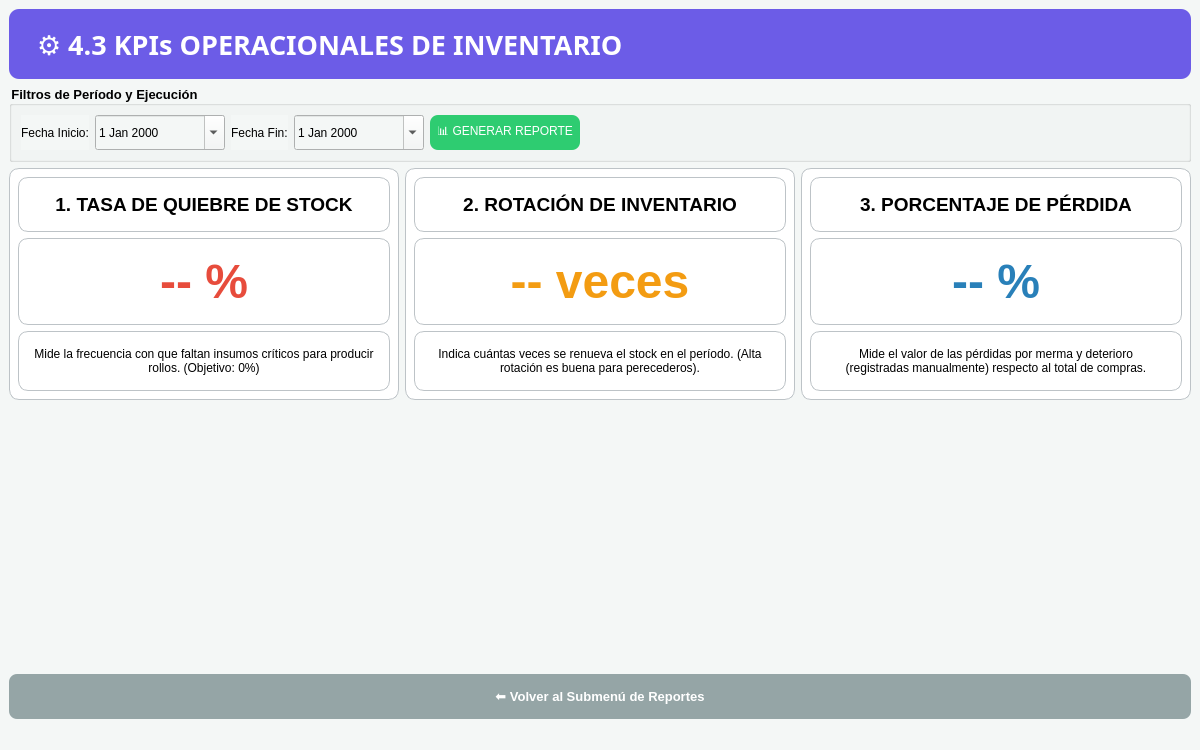
<?xml version="1.0" encoding="UTF-8"?>
<ui version="4.0">
 <class>MainWindow</class>
 <widget class="QMainWindow" name="MainWindow">
  <property name="geometry">
   <rect>
    <x>0</x>
    <y>0</y>
    <width>1200</width>
    <height>750</height>
   </rect>
  </property>
  <property name="windowTitle">
   <string>4.3 KPIs Operacionales de Inventario - Atai Sushi SIG</string>
  </property>
  <property name="styleSheet">
   <string notr="true">background-color: #f4f7f6;</string>
  </property>
  <widget class="QWidget" name="centralwidget">
   <layout class="QGridLayout" name="gridLayout_main">
    <item row="0" column="0" colspan="3">
     <widget class="QLabel" name="label_header">
      <property name="minimumSize">
       <size>
        <width>0</width>
        <height>70</height>
       </size>
      </property>
      <property name="font">
       <font>
        <family>Segoe UI Black</family>
        <pointsize>20</pointsize>
        <weight>75</weight>
        <bold>true</bold>
       </font>
      </property>
      <property name="styleSheet">
       <string notr="true">background-color: #6c5ce7; color: white; border-radius: 10px; padding-left: 20px;</string>
      </property>
      <property name="text">
       <string>⚙️ 4.3 KPIs OPERACIONALES DE INVENTARIO</string>
      </property>
     </widget>
    </item>
    <item row="1" column="0" colspan="3">
     <widget class="QGroupBox" name="groupBox_filtros">
      <property name="title">
       <string>Filtros de Período y Ejecución</string>
      </property>
      <property name="font">
       <font>
        <pointsize>10</pointsize>
        <weight>75</weight>
        <bold>true</bold>
       </font>
      </property>
      <layout class="QHBoxLayout" name="horizontalLayout">
       <item>
        <widget class="QLabel" name="label_desde">
         <property name="text">
          <string>Fecha Inicio:</string>
         </property>
        </widget>
       </item>
       <item>
        <widget class="QDateEdit" name="dateEdit_inicio">
         <property name="minimumSize">
          <size>
           <width>130</width>
           <height>35</height>
          </size>
         </property>
         <property name="calendarPopup">
          <bool>true</bool>
         </property>
        </widget>
       </item>
       <item>
        <widget class="QLabel" name="label_hasta">
         <property name="text">
          <string>Fecha Fin:</string>
         </property>
        </widget>
       </item>
       <item>
        <widget class="QDateEdit" name="dateEdit_fin">
         <property name="minimumSize">
          <size>
           <width>130</width>
           <height>35</height>
          </size>
         </property>
         <property name="calendarPopup">
          <bool>true</bool>
         </property>
        </widget>
       </item>
       <item>
        <widget class="QPushButton" name="boton_generar_reporte">
         <property name="minimumSize">
          <size>
           <width>150</width>
           <height>35</height>
          </size>
         </property>
         <property name="styleSheet">
          <string notr="true">background-color: #2ecc71; color: white; border-radius: 8px;</string>
         </property>
         <property name="text">
          <string>📊 GENERAR REPORTE</string>
         </property>
        </widget>
       </item>
       <item>
        <spacer name="horizontalSpacer">
         <property name="orientation">
          <enum>Qt::Horizontal</enum>
         </property>
         <property name="sizeHint" stdset="0">
          <size>
           <width>40</width>
           <height>20</height>
          </size>
         </property>
        </spacer>
       </item>
      </layout>
     </widget>
    </item>
    <item row="2" column="0">
     <widget class="QWidget" name="widget_kpi_quiebre" native="true">
      <property name="styleSheet">
       <string notr="true">background-color: white; border: 1px solid #bdc3c7; border-radius: 10px; padding: 15px;</string>
      </property>
      <layout class="QVBoxLayout" name="verticalLayout">
       <item>
        <widget class="QLabel" name="label_kpi_quiebre_titulo">
         <property name="font">
          <font>
           <pointsize>14</pointsize>
           <weight>75</weight>
           <bold>true</bold>
          </font>
         </property>
         <property name="text">
          <string>1. TASA DE QUIEBRE DE STOCK</string>
         </property>
         <property name="alignment">
          <set>Qt::AlignCenter</set>
         </property>
        </widget>
       </item>
       <item>
        <widget class="QLabel" name="label_kpi_quiebre_valor">
         <property name="font">
          <font>
           <pointsize>36</pointsize>
           <weight>75</weight>
           <bold>true</bold>
          </font>
         </property>
         <property name="styleSheet">
          <string notr="true">color: #e74c3c;</string>
         </property>
         <property name="text">
          <string>-- %</string>
         </property>
         <property name="alignment">
          <set>Qt::AlignCenter</set>
         </property>
        </widget>
       </item>
       <item>
        <widget class="QLabel" name="label_kpi_quiebre_descripcion">
         <property name="text">
          <string>Mide la frecuencia con que faltan insumos críticos para producir rollos. (Objetivo: 0%)</string>
         </property>
         <property name="alignment">
          <set>Qt::AlignCenter</set>
         </property>
         <property name="wordWrap">
          <bool>true</bool>
         </property>
        </widget>
       </item>
      </layout>
     </widget>
    </item>
    <item row="2" column="1">
     <widget class="QWidget" name="widget_kpi_rotacion" native="true">
      <property name="styleSheet">
       <string notr="true">background-color: white; border: 1px solid #bdc3c7; border-radius: 10px; padding: 15px;</string>
      </property>
      <layout class="QVBoxLayout" name="verticalLayout_2">
       <item>
        <widget class="QLabel" name="label_kpi_rotacion_titulo">
         <property name="font">
          <font>
           <pointsize>14</pointsize>
           <weight>75</weight>
           <bold>true</bold>
          </font>
         </property>
         <property name="text">
          <string>2. ROTACIÓN DE INVENTARIO</string>
         </property>
         <property name="alignment">
          <set>Qt::AlignCenter</set>
         </property>
        </widget>
       </item>
       <item>
        <widget class="QLabel" name="label_kpi_rotacion_valor">
         <property name="font">
          <font>
           <pointsize>36</pointsize>
           <weight>75</weight>
           <bold>true</bold>
          </font>
         </property>
         <property name="styleSheet">
          <string notr="true">color: #f39c12;</string>
         </property>
         <property name="text">
          <string>-- veces</string>
         </property>
         <property name="alignment">
          <set>Qt::AlignCenter</set>
         </property>
        </widget>
       </item>
       <item>
        <widget class="QLabel" name="label_kpi_rotacion_descripcion">
         <property name="text">
          <string>Indica cuántas veces se renueva el stock en el período. (Alta rotación es buena para perecederos).</string>
         </property>
         <property name="alignment">
          <set>Qt::AlignCenter</set>
         </property>
         <property name="wordWrap">
          <bool>true</bool>
         </property>
        </widget>
       </item>
      </layout>
     </widget>
    </item>
    <item row="2" column="2">
     <widget class="QWidget" name="widget_kpi_perdida" native="true">
      <property name="styleSheet">
       <string notr="true">background-color: white; border: 1px solid #bdc3c7; border-radius: 10px; padding: 15px;</string>
      </property>
      <layout class="QVBoxLayout" name="verticalLayout_3">
       <item>
        <widget class="QLabel" name="label_kpi_perdida_titulo">
         <property name="font">
          <font>
           <pointsize>14</pointsize>
           <weight>75</weight>
           <bold>true</bold>
          </font>
         </property>
         <property name="text">
          <string>3. PORCENTAJE DE PÉRDIDA</string>
         </property>
         <property name="alignment">
          <set>Qt::AlignCenter</set>
         </property>
        </widget>
       </item>
       <item>
        <widget class="QLabel" name="label_kpi_perdida_valor">
         <property name="font">
          <font>
           <pointsize>36</pointsize>
           <weight>75</weight>
           <bold>true</bold>
          </font>
         </property>
         <property name="styleSheet">
          <string notr="true">color: #2980b9;</string>
         </property>
         <property name="text">
          <string>-- %</string>
         </property>
         <property name="alignment">
          <set>Qt::AlignCenter</set>
         </property>
        </widget>
       </item>
       <item>
        <widget class="QLabel" name="label_kpi_perdida_descripcion">
         <property name="text">
          <string>Mide el valor de las pérdidas por merma y deterioro (registradas manualmente) respecto al total de compras.</string>
         </property>
         <property name="alignment">
          <set>Qt::AlignCenter</set>
         </property>
         <property name="wordWrap">
          <bool>true</bool>
         </property>
        </widget>
       </item>
      </layout>
     </widget>
    </item>
    <item row="3" column="0" colspan="3">
     <spacer name="verticalSpacer_bottom">
      <property name="orientation">
       <enum>Qt::Vertical</enum>
      </property>
      <property name="sizeHint" stdset="0">
       <size>
        <width>20</width>
        <height>40</height>
       </size>
      </property>
     </spacer>
    </item>
    <item row="4" column="0" colspan="3">
     <widget class="QPushButton" name="boton_volver_submenu">
      <property name="minimumSize">
       <size>
        <width>0</width>
        <height>45</height>
       </size>
      </property>
      <property name="font">
       <font>
        <pointsize>10</pointsize>
        <weight>75</weight>
        <bold>true</bold>
       </font>
      </property>
      <property name="styleSheet">
       <string notr="true">background-color: #95a5a6; color: white; border-radius: 8px;</string>
      </property>
      <property name="text">
       <string>⬅️ Volver al Submenú de Reportes</string>
      </property>
     </widget>
    </item>
   </layout>
  </widget>
  <widget class="QStatusBar" name="statusbar"/>
 </widget>
 <resources/>
 <connections/>
</ui>
